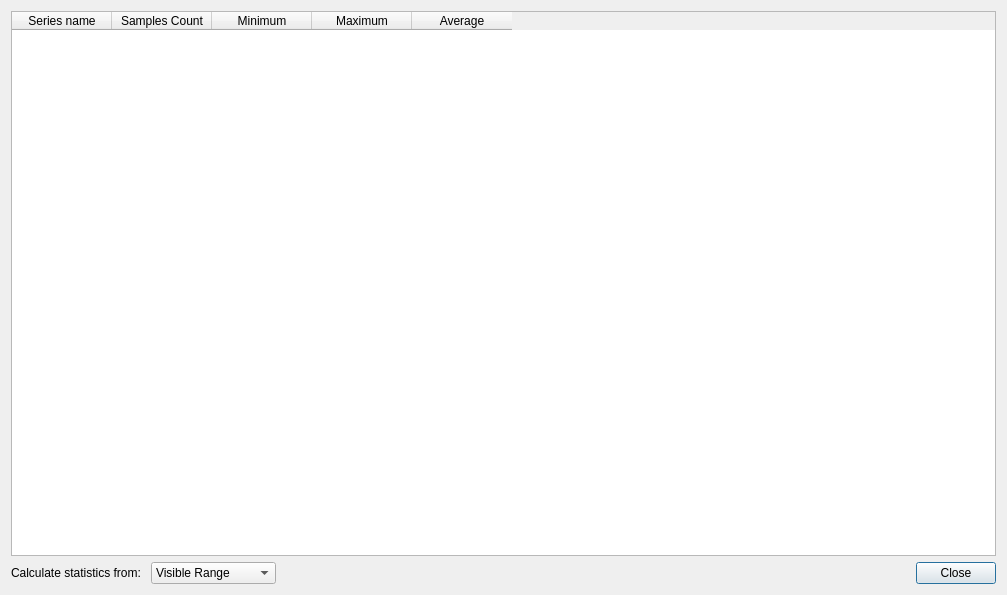
<?xml version="1.0" encoding="UTF-8"?>
<ui version="4.0">
 <class>statistics_dialog</class>
 <widget class="QDialog" name="statistics_dialog">
  <property name="geometry">
   <rect>
    <x>0</x>
    <y>0</y>
    <width>1007</width>
    <height>595</height>
   </rect>
  </property>
  <property name="windowTitle">
   <string>Statistics</string>
  </property>
  <layout class="QVBoxLayout" name="verticalLayout">
   <item>
    <widget class="QTableWidget" name="tableWidget">
     <property name="selectionMode">
      <enum>QAbstractItemView::NoSelection</enum>
     </property>
     <property name="sortingEnabled">
      <bool>false</bool>
     </property>
     <attribute name="verticalHeaderVisible">
      <bool>false</bool>
     </attribute>
     <column>
      <property name="text">
       <string>Series name</string>
      </property>
     </column>
     <column>
      <property name="text">
       <string>Samples Count</string>
      </property>
     </column>
     <column>
      <property name="text">
       <string>Minimum</string>
      </property>
     </column>
     <column>
      <property name="text">
       <string>Maximum</string>
      </property>
     </column>
     <column>
      <property name="text">
       <string>Average</string>
      </property>
     </column>
    </widget>
   </item>
   <item>
    <layout class="QHBoxLayout" name="horizontalLayout">
     <item>
      <widget class="QLabel" name="label">
       <property name="font">
        <font>
         <family>Segoe UI</family>
         <pointsize>9</pointsize>
        </font>
       </property>
       <property name="text">
        <string>Calculate statistics from: </string>
       </property>
      </widget>
     </item>
     <item>
      <widget class="QComboBox" name="rangeComboBox">
       <property name="sizePolicy">
        <sizepolicy hsizetype="Fixed" vsizetype="Fixed">
         <horstretch>0</horstretch>
         <verstretch>0</verstretch>
        </sizepolicy>
       </property>
       <property name="minimumSize">
        <size>
         <width>125</width>
         <height>0</height>
        </size>
       </property>
       <property name="font">
        <font>
         <family>Segoe UI</family>
         <pointsize>9</pointsize>
        </font>
       </property>
       <item>
        <property name="text">
         <string>Visible Range</string>
        </property>
       </item>
       <item>
        <property name="text">
         <string>Full Range</string>
        </property>
       </item>
      </widget>
     </item>
     <item>
      <widget class="QDialogButtonBox" name="buttonBox">
       <property name="font">
        <font>
         <family>Segoe UI</family>
         <pointsize>9</pointsize>
        </font>
       </property>
       <property name="orientation">
        <enum>Qt::Horizontal</enum>
       </property>
       <property name="standardButtons">
        <set>QDialogButtonBox::Close</set>
       </property>
      </widget>
     </item>
    </layout>
   </item>
  </layout>
 </widget>
 <resources/>
 <connections>
  <connection>
   <sender>buttonBox</sender>
   <signal>accepted()</signal>
   <receiver>statistics_dialog</receiver>
   <slot>accept()</slot>
   <hints>
    <hint type="sourcelabel">
     <x>248</x>
     <y>254</y>
    </hint>
    <hint type="destinationlabel">
     <x>157</x>
     <y>274</y>
    </hint>
   </hints>
  </connection>
  <connection>
   <sender>buttonBox</sender>
   <signal>rejected()</signal>
   <receiver>statistics_dialog</receiver>
   <slot>reject()</slot>
   <hints>
    <hint type="sourcelabel">
     <x>316</x>
     <y>260</y>
    </hint>
    <hint type="destinationlabel">
     <x>286</x>
     <y>274</y>
    </hint>
   </hints>
  </connection>
 </connections>
</ui>
